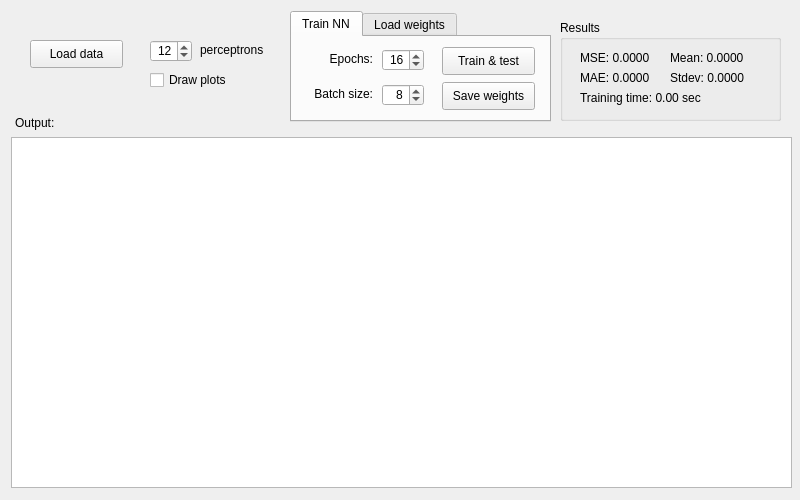
<?xml version="1.0" encoding="UTF-8"?>
<ui version="4.0">
 <class>Form</class>
 <widget class="QWidget" name="Form">
  <property name="geometry">
   <rect>
    <x>0</x>
    <y>0</y>
    <width>800</width>
    <height>500</height>
   </rect>
  </property>
  <property name="sizePolicy">
   <sizepolicy hsizetype="Fixed" vsizetype="Fixed">
    <horstretch>0</horstretch>
    <verstretch>0</verstretch>
   </sizepolicy>
  </property>
  <property name="minimumSize">
   <size>
    <width>800</width>
    <height>500</height>
   </size>
  </property>
  <property name="maximumSize">
   <size>
    <width>800</width>
    <height>500</height>
   </size>
  </property>
  <property name="windowTitle">
   <string>Chernyavskiy diploma</string>
  </property>
  <widget class="QTabWidget" name="tabWidget">
   <property name="geometry">
    <rect>
     <x>290</x>
     <y>11</y>
     <width>261</width>
     <height>111</height>
    </rect>
   </property>
   <property name="sizePolicy">
    <sizepolicy hsizetype="Preferred" vsizetype="Preferred">
     <horstretch>0</horstretch>
     <verstretch>0</verstretch>
    </sizepolicy>
   </property>
   <property name="tabShape">
    <enum>QTabWidget::Rounded</enum>
   </property>
   <property name="currentIndex">
    <number>0</number>
   </property>
   <property name="elideMode">
    <enum>Qt::ElideNone</enum>
   </property>
   <property name="documentMode">
    <bool>false</bool>
   </property>
   <widget class="QWidget" name="tab_1">
    <attribute name="title">
     <string>Train NN</string>
    </attribute>
    <widget class="QPushButton" name="saveWeightsBtn">
     <property name="geometry">
      <rect>
       <x>150</x>
       <y>45</y>
       <width>93</width>
       <height>28</height>
      </rect>
     </property>
     <property name="text">
      <string>Save weights</string>
     </property>
    </widget>
    <widget class="QPushButton" name="trainBtn">
     <property name="geometry">
      <rect>
       <x>150</x>
       <y>10</y>
       <width>93</width>
       <height>28</height>
      </rect>
     </property>
     <property name="text">
      <string>Train &amp;&amp; test</string>
     </property>
    </widget>
    <widget class="QSpinBox" name="batchSizeSpBox">
     <property name="geometry">
      <rect>
       <x>90</x>
       <y>47</y>
       <width>42</width>
       <height>22</height>
      </rect>
     </property>
     <property name="alignment">
      <set>Qt::AlignRight|Qt::AlignTrailing|Qt::AlignVCenter</set>
     </property>
     <property name="minimum">
      <number>1</number>
     </property>
     <property name="value">
      <number>8</number>
     </property>
    </widget>
    <widget class="QLabel" name="batchSizeLbl">
     <property name="geometry">
      <rect>
       <x>10</x>
       <y>47</y>
       <width>71</width>
       <height>20</height>
      </rect>
     </property>
     <property name="layoutDirection">
      <enum>Qt::LeftToRight</enum>
     </property>
     <property name="text">
      <string>Batch size:</string>
     </property>
     <property name="alignment">
      <set>Qt::AlignRight|Qt::AlignTrailing|Qt::AlignVCenter</set>
     </property>
    </widget>
    <widget class="QSpinBox" name="epochsSpBox">
     <property name="geometry">
      <rect>
       <x>90</x>
       <y>12</y>
       <width>42</width>
       <height>22</height>
      </rect>
     </property>
     <property name="alignment">
      <set>Qt::AlignRight|Qt::AlignTrailing|Qt::AlignVCenter</set>
     </property>
     <property name="minimum">
      <number>1</number>
     </property>
     <property name="value">
      <number>16</number>
     </property>
    </widget>
    <widget class="QLabel" name="epochsLbl">
     <property name="geometry">
      <rect>
       <x>10</x>
       <y>12</y>
       <width>71</width>
       <height>20</height>
      </rect>
     </property>
     <property name="layoutDirection">
      <enum>Qt::LeftToRight</enum>
     </property>
     <property name="text">
      <string>Epochs:</string>
     </property>
     <property name="alignment">
      <set>Qt::AlignRight|Qt::AlignTrailing|Qt::AlignVCenter</set>
     </property>
    </widget>
   </widget>
   <widget class="QWidget" name="tab">
    <attribute name="title">
     <string>Load weights</string>
    </attribute>
    <widget class="QPushButton" name="loadWeightsBtn">
     <property name="geometry">
      <rect>
       <x>150</x>
       <y>10</y>
       <width>93</width>
       <height>28</height>
      </rect>
     </property>
     <property name="text">
      <string>Load weights</string>
     </property>
    </widget>
    <widget class="QPushButton" name="predictBtn">
     <property name="geometry">
      <rect>
       <x>150</x>
       <y>45</y>
       <width>93</width>
       <height>28</height>
      </rect>
     </property>
     <property name="text">
      <string>Predict</string>
     </property>
    </widget>
   </widget>
  </widget>
  <widget class="QLabel" name="outputLbl">
   <property name="geometry">
    <rect>
     <x>15</x>
     <y>115</y>
     <width>43</width>
     <height>16</height>
    </rect>
   </property>
   <property name="text">
    <string>Output:</string>
   </property>
  </widget>
  <widget class="QPlainTextEdit" name="plainTextEdit">
   <property name="geometry">
    <rect>
     <x>11</x>
     <y>137</y>
     <width>781</width>
     <height>351</height>
    </rect>
   </property>
   <property name="frameShadow">
    <enum>QFrame::Sunken</enum>
   </property>
   <property name="lineWrapMode">
    <enum>QPlainTextEdit::NoWrap</enum>
   </property>
   <property name="readOnly">
    <bool>true</bool>
   </property>
   <property name="plainText">
    <string/>
   </property>
  </widget>
  <widget class="QPushButton" name="loadDataBtn">
   <property name="geometry">
    <rect>
     <x>30</x>
     <y>40</y>
     <width>93</width>
     <height>28</height>
    </rect>
   </property>
   <property name="text">
    <string>Load data</string>
   </property>
  </widget>
  <widget class="QSpinBox" name="perceptronsSpBox">
   <property name="geometry">
    <rect>
     <x>150</x>
     <y>40</y>
     <width>42</width>
     <height>22</height>
    </rect>
   </property>
   <property name="alignment">
    <set>Qt::AlignRight|Qt::AlignTrailing|Qt::AlignVCenter</set>
   </property>
   <property name="suffix">
    <string/>
   </property>
   <property name="minimum">
    <number>1</number>
   </property>
   <property name="maximum">
    <number>256</number>
   </property>
   <property name="value">
    <number>12</number>
   </property>
  </widget>
  <widget class="QLabel" name="perceptronsLbl">
   <property name="geometry">
    <rect>
     <x>200</x>
     <y>42</y>
     <width>71</width>
     <height>16</height>
    </rect>
   </property>
   <property name="layoutDirection">
    <enum>Qt::LeftToRight</enum>
   </property>
   <property name="text">
    <string>perceptrons</string>
   </property>
   <property name="alignment">
    <set>Qt::AlignLeading|Qt::AlignLeft|Qt::AlignVCenter</set>
   </property>
  </widget>
  <widget class="QGroupBox" name="resultsGroupBox">
   <property name="geometry">
    <rect>
     <x>560</x>
     <y>20</y>
     <width>221</width>
     <height>101</height>
    </rect>
   </property>
   <property name="title">
    <string>Results</string>
   </property>
   <widget class="QLabel" name="mseLbl">
    <property name="geometry">
     <rect>
      <x>20</x>
      <y>30</y>
      <width>81</width>
      <height>16</height>
     </rect>
    </property>
    <property name="text">
     <string>MSE: 0.0000</string>
    </property>
   </widget>
   <widget class="QLabel" name="maeLbl">
    <property name="geometry">
     <rect>
      <x>20</x>
      <y>50</y>
      <width>81</width>
      <height>16</height>
     </rect>
    </property>
    <property name="text">
     <string>MAE: 0.0000</string>
    </property>
   </widget>
   <widget class="QLabel" name="meanLbl">
    <property name="geometry">
     <rect>
      <x>110</x>
      <y>30</y>
      <width>101</width>
      <height>16</height>
     </rect>
    </property>
    <property name="text">
     <string>Mean: 0.0000</string>
    </property>
   </widget>
   <widget class="QLabel" name="stdLbl">
    <property name="geometry">
     <rect>
      <x>110</x>
      <y>50</y>
      <width>101</width>
      <height>16</height>
     </rect>
    </property>
    <property name="text">
     <string>Stdev: 0.0000</string>
    </property>
   </widget>
   <widget class="QLabel" name="timeLbl">
    <property name="geometry">
     <rect>
      <x>20</x>
      <y>70</y>
      <width>151</width>
      <height>16</height>
     </rect>
    </property>
    <property name="text">
     <string>Training time: 0.00 sec</string>
    </property>
   </widget>
  </widget>
  <widget class="QCheckBox" name="drawPlotsCbx">
   <property name="geometry">
    <rect>
     <x>150</x>
     <y>70</y>
     <width>91</width>
     <height>20</height>
    </rect>
   </property>
   <property name="text">
    <string>Draw plots</string>
   </property>
   <property name="checked">
    <bool>false</bool>
   </property>
  </widget>
 </widget>
 <resources/>
 <connections/>
</ui>
